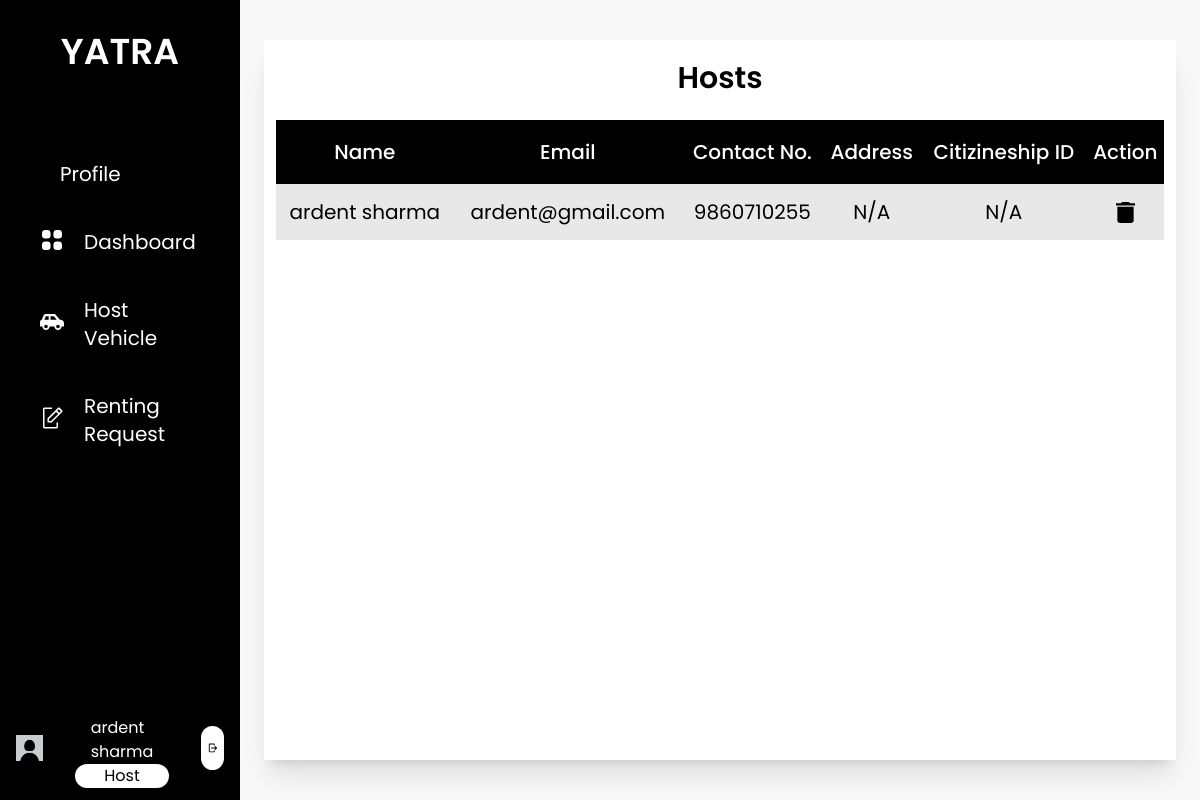
Page /hosts_admin/ (signed in) on the earlier database version.
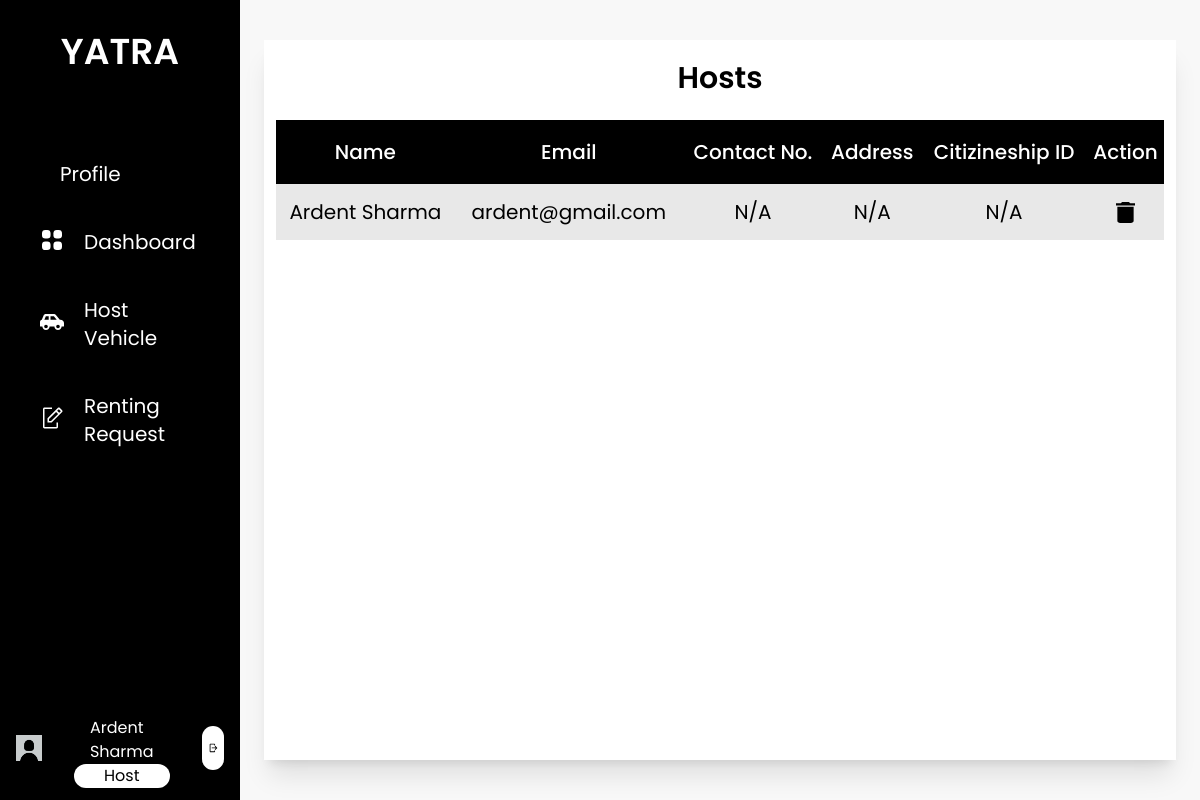
Same page on the later database version.
### base/models.py (models this page shows)
class Host(models.Model):
    user = models.OneToOneField(User, on_delete=models.CASCADE, related_name="host")
    first_name = models.CharField(max_length=25)
    last_name = models.CharField(max_length=25)
    email = models.EmailField()
    phone_number = models.CharField(max_length=10, null= True, blank=True)
    address = models.CharField(max_length=100, null= True, blank=True)
    citizenship_id = models.CharField(max_length=20, null= True, blank=True)
    citizenship = models.ImageField(upload_to='host/profile', default='default_photo.jpg')
    pic = models.ImageField(upload_to='host/profile', default='default_profile.jpg')
    is_approved = models.CharField(max_length=10, choices=status, default="Pending")

### base/views.py (the view)
# urls.py: path('hosts_admin/', views.hosts_admin, name='hosts_admin'),
def hosts_admin(request):
    hosts = Host.objects.all()
    context={
        'users':hosts
    }
    return render(request, 'host/hosts_admin.html', context)

### base/templatetags/user_group.py (called while the page is built)
@register.filter(name='has_group')
def has_group(user, group_name):
    return user.groups.filter(name=group_name).exists()

### base/templates/host/hosts_admin.html (shortened to what this page needs)
{% extends 'base/base.html' %}
{% load static %}
{% block content%}
<div class="h-screen w-full px-6 py-10 bg-theme">
    <div class="bg-white h-full flex flex-col justify-between shadow-xl">
        <div class="p-3">
            <h1 class="text-center text-3xl font-semibold pt-2 pb-6">Hosts</h1>
            <table class="w-full">
                <thead class="h-16 text-center">
                    <tr class="bg-black text-white text-xl">
                        <th class="font-medium">Name</th>
                        <th class="font-medium">Email</th>
                        <th class="font-medium">Contact No.</th>
                        <th class="font-medium">Address</th>
                        <th class="font-medium">Citizineship ID</th>
                        <th class="font-medium">Action</th>
                    </tr>
                </thead>
                <tbody class="text-center">
                    {% for user in users %}
                    <tr class="text-xl h-14">
                        <td>{{user.first_name}} {{user.last_name}}</td>
                        <td>{{user.email}}</td>
                        <td>{% if user.phone_number %}{{user.phone_number}}{% else %}N/A{% endif %}</td>
                        <td>{% if user.citizenship_id %}{{user.citizenship_id}}{% else %}N/A{% endif %}</td>
                        <td>{% if user.license_no %}{{user.license_no}}{% else %}N/A{% endif %}</td>
                        <td>
                            <div class="flex flex-row justify-around">
                                <a href="{% url 'delete_user' user.user.id %}" onclick="return ConfirmDelete()">
                                    <img src="{% static 'images/delete.svg' %}">
                                </a>
                            </div>
                        </td>
                    </tr>
                    {% endfor %}
                </tbody>
            </table>
        </div>
    </div>
</div>
{% endblock content %}

### base/templates/base/base.html (shortened to what this page needs)
{% load static tailwind_tags %}
{% load user_group %}
<html lang="en">
<head>
    {% tailwind_css %}
</head>
<body class="font-poppins min-h-screen">
    <div class="flex flex-row">
        <div class="flex w-1/5 bg-black h-screen text-white">
            <div class="w-full relative">
                <div class="flex justify-center pb-8">
                    <a href="{% url 'home' %}" class="py-8">
                        <span class="text-4xl text-center font-semibold">YATRA</span>
                    </a>
                </div>
                {% if user|has_group:'host' %}
                <div class="text-xl">
                    {% with request.resolver_match.url_name as url_name %}
                    <ul class="px-4">
                        <a href="{% url 'host_profile' %}" class="nav-bar-items {% if url_name == 'host_profile' or url_name == 'host_update_profile' %}active{% endif %}">
                            <li class="nav-bar-li">
                                Profile
                            </li>
                        </a>
                        <a href="#" class="nav-bar-items">
                            <img src="{% static 'images/dashboard.svg' %}" alt="">
                            <li class="nav-bar-li">
                                Dashboard
                            </li>
                        </a>
                        <a href="{% url 'host_vehicles' %}" class="nav-bar-items {% if url_name == 'host_vehicles' or url_name == 'add_vehicles' %} active {% endif %}">
                            <img src="{% static 'images/Vehicle.svg' %}" alt="">
                            <li class="nav-bar-li">
                               Host Vehicle
                            </li>
                        </a>
                        <a href="#" class="nav-bar-items">
                            <img src="{% static 'images/request.svg' %}" alt="">
                            <li class="nav-bar-li">
                                Renting Request
                            </li>
                        </a>
                    </ul>
                    {% endwith %}
                </div>
                <div class="flex flex-row absolute bottom-0 justify-evenly py-3 px-4 w-full">
                    <a href="{% url 'host_profile' %}" class=" ">
                        <img src="{% static 'images/default_profile.jpg' %}" style="object-fit: contain" alt="" class="w-20 h-20 object-cover rounded-full ">
                    </a>
                    <div class="flex flex-col px-8 justify-evenly">
                        <p class="text-generalBackground px-4 mt-2 ">{{ user.host.first_name }} {{ user.host.last_name }}</p>
                        <p class="text-gray px-4 text-center rounded-xl bg-white text-black py-0.75 ">Host</p>
                    </div>
                    <div class="ml-auto my-auto flex-end p-1.5 bg-white rounded-full">
                        <a href="{% url 'logout' %}">
                            <img src="{% static 'images/logout.svg' %}" alt="" class="h-8">
                        </a>
                    </div>
                </div>
                {% endif %}
            </div>
        </div>
        <div class="flex w-4/5 h-screen">
            {% block content %}
            {% endblock content%}
        </div>
    </div>
</body>
</html>

Differences in the rows shown:
removed Host: first_name "ardent", last_name "sharma", email "ardent@gmail.com", phone_number "9860710255", shows "N/A"
added Host: first_name "Ardent", last_name "Sharma", email "ardent@gmail.com", shows "N/A"
Other differences:
{{ user.host.first_name }}: "ardent" → "Ardent"
{{ user.host.last_name }}: "sharma" → "Sharma"
